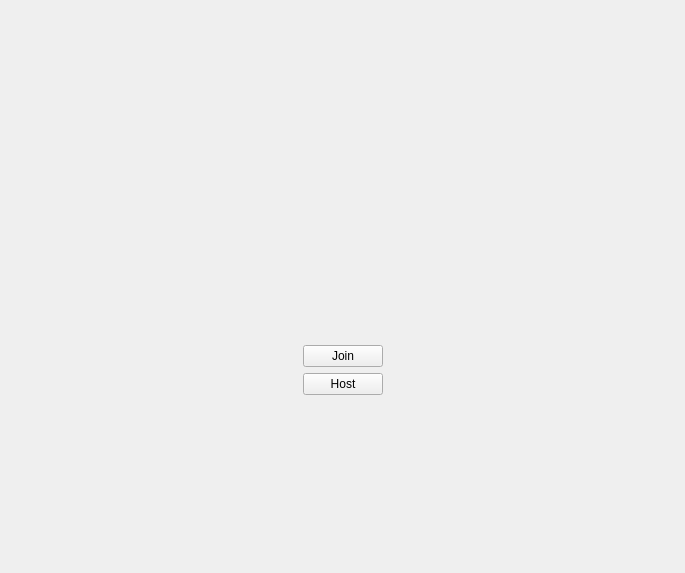
<?xml version="1.0" encoding="UTF-8"?>
<ui version="4.0">
 <class>StartScreen</class>
 <widget class="QWidget" name="StartScreen">
  <property name="geometry">
   <rect>
    <x>0</x>
    <y>0</y>
    <width>685</width>
    <height>573</height>
   </rect>
  </property>
  <property name="windowTitle">
   <string>Form</string>
  </property>
  <layout class="QGridLayout" name="gridLayout">
   <item row="2" column="1">
    <layout class="QVBoxLayout" name="verticalLayout">
     <item>
      <widget class="QPushButton" name="joinButton">
       <property name="text">
        <string>Join</string>
       </property>
      </widget>
     </item>
     <item>
      <widget class="QPushButton" name="hostButton">
       <property name="text">
        <string>Host</string>
       </property>
      </widget>
     </item>
    </layout>
   </item>
   <item row="2" column="2">
    <spacer name="horizontalSpacer_2">
     <property name="orientation">
      <enum>Qt::Horizontal</enum>
     </property>
     <property name="sizeHint" stdset="0">
      <size>
       <width>40</width>
       <height>20</height>
      </size>
     </property>
    </spacer>
   </item>
   <item row="1" column="1">
    <spacer name="verticalSpacer">
     <property name="orientation">
      <enum>Qt::Vertical</enum>
     </property>
     <property name="sizeHint" stdset="0">
      <size>
       <width>20</width>
       <height>40</height>
      </size>
     </property>
    </spacer>
   </item>
   <item row="3" column="1">
    <spacer name="verticalSpacer_2">
     <property name="orientation">
      <enum>Qt::Vertical</enum>
     </property>
     <property name="sizeHint" stdset="0">
      <size>
       <width>20</width>
       <height>40</height>
      </size>
     </property>
    </spacer>
   </item>
   <item row="2" column="0">
    <spacer name="horizontalSpacer">
     <property name="orientation">
      <enum>Qt::Horizontal</enum>
     </property>
     <property name="sizeHint" stdset="0">
      <size>
       <width>40</width>
       <height>20</height>
      </size>
     </property>
    </spacer>
   </item>
   <item row="0" column="1">
    <spacer name="verticalSpacer_3">
     <property name="orientation">
      <enum>Qt::Vertical</enum>
     </property>
     <property name="sizeHint" stdset="0">
      <size>
       <width>20</width>
       <height>40</height>
      </size>
     </property>
    </spacer>
   </item>
  </layout>
 </widget>
 <resources/>
 <connections/>
</ui>
